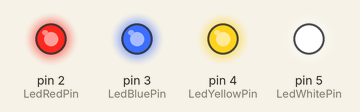
The sketch below on a simulated Arduino Uno, built with avr-gcc and run on an emulated ATmega328P. Parts: output pins drawn as LEDs (lit = HIGH).

Above: at 0.1 s.
At 4.1 s:
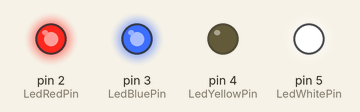
At 8.1 s:
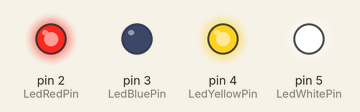
At 18.1 s:
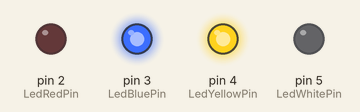
At 28.1 s:
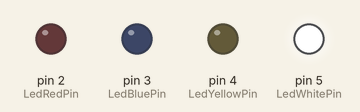
At 38.1 s:
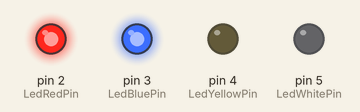
Timing chart, 0 to 39.6 s (numbered marks = the images above):
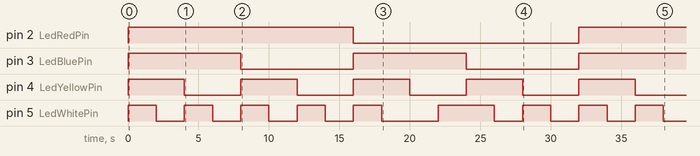

Measured:
- by itself, pin 2 (LedRedPin): LOW → HIGH at 0.00 s, → LOW 16.0 s later, → HIGH 16.0 s later
- by itself, pin 3 (LedBluePin): alternates HIGH for 8.0 s and LOW for 8.0 s
- by itself, pin 4 (LedYellowPin): alternates HIGH for 4.0 s and LOW for 4.0 s
- by itself, pin 5 (LedWhitePin): goes 4 × (HIGH 2.0 s, LOW 2.0 s), HIGH 2.0 s, LOW 4.0 s, HIGH 4.0 s, 3 × (LOW 2.0 s, HIGH 2.0 s), then LOW

The sketch:

LED_Pattern_Control.ino
```cpp
// Arduino code to control 4 LEDs in a specific pattern with delays

// Definirea pinilor pentru LED-uri
const int LedRedPin = 2;    // Pinul pentru LED-ul rosu
const int LedBluePin = 3;   // Pinul pentru LED-ul albastru
const int LedYellowPin = 4; // Pinul pentru LED-ul galben
const int LedWhitePin = 5;  // Pinul pentru LED-ul alb

void setup() {
  // Initialize each LED pin as an output
  pinMode(LedRedPin, OUTPUT); // Seteaza pinul LedRedPin ca iesire
  pinMode(LedBluePin, OUTPUT); // Seteaza pinul LedBluePin ca iesire
  pinMode(LedYellowPin, OUTPUT); // Seteaza pinul LedYellowPin ca iesire
  pinMode(LedWhitePin, OUTPUT); // Seteaza pinul LedWhitePin ca iesire
}

void loop() {
  // Define the LED states for each line
  int ledStates[][4] = {
    {1, 1, 1, 1},
    {1, 1, 1, 0},
    {1, 1, 0, 1},
    {1, 1, 0, 0},
    {1, 0, 1, 1},
    {1, 0, 1, 0},
    {1, 0, 0, 1},
    {1, 0, 0, 0},
    {0, 1, 1, 1},
    {0, 1, 1, 0},
    {0, 1, 0, 0},
    {0, 1, 0, 1},
    {0, 0, 1, 1},
    {0, 0, 1, 0},
    {0, 0, 0, 1},
    {0, 0, 0, 0}
  };

  int numLines = sizeof(ledStates) / sizeof(ledStates[0]); // Calculeaza numarul de linii

  // Iterate through each line
  for (int i = 0; i < numLines; ++i) {
    // Set the LEDs based on the current line
    digitalWrite(LedRedPin, ledStates[i][0] ? HIGH : LOW); // Seteaza LedRedPin in functie de linia curenta
    digitalWrite(LedBluePin, ledStates[i][1] ? HIGH : LOW); // Seteaza LedBluePin in functie de linia curenta
    digitalWrite(LedYellowPin, ledStates[i][2] ? HIGH : LOW); // Seteaza LedYellowPin in functie de linia curenta
    digitalWrite(LedWhitePin, ledStates[i][3] ? HIGH : LOW); // Seteaza LedWhitePin in functie de linia curenta

    // Delay for 2000 milliseconds
    delay(2000); // Asteapta 2000 de milisecunde
  }
}
```
